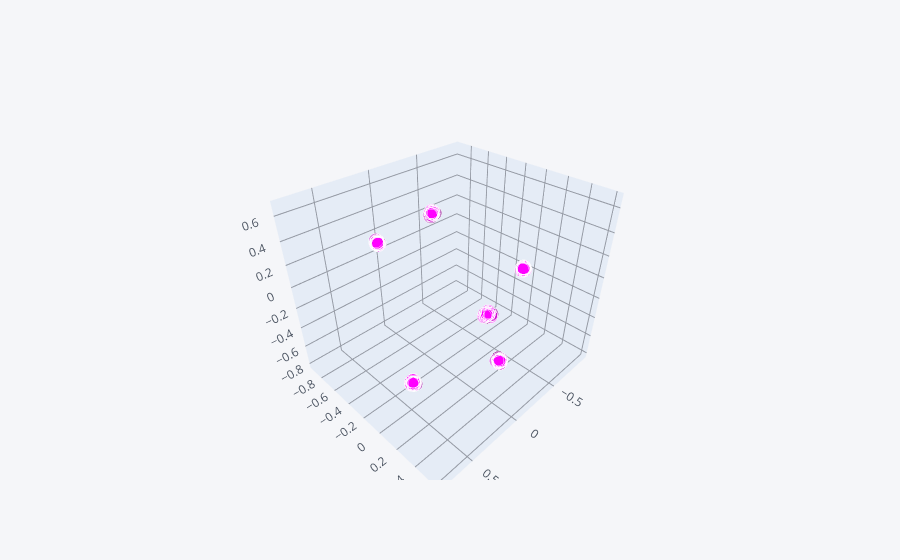

Notebook cell for this chart:
### Code cell
Xm.iplot(kind='scatter3d',x='x1',y='x2',z='x3',mode='markers',size=10,color='purple')
